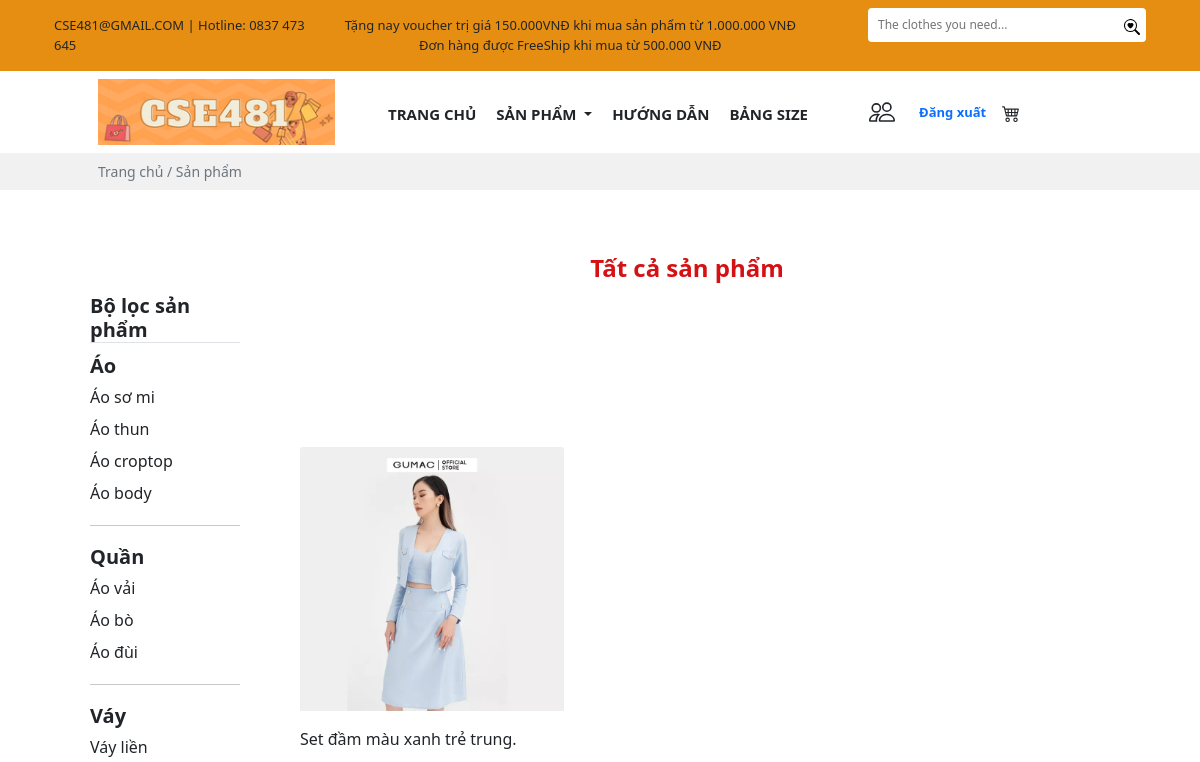
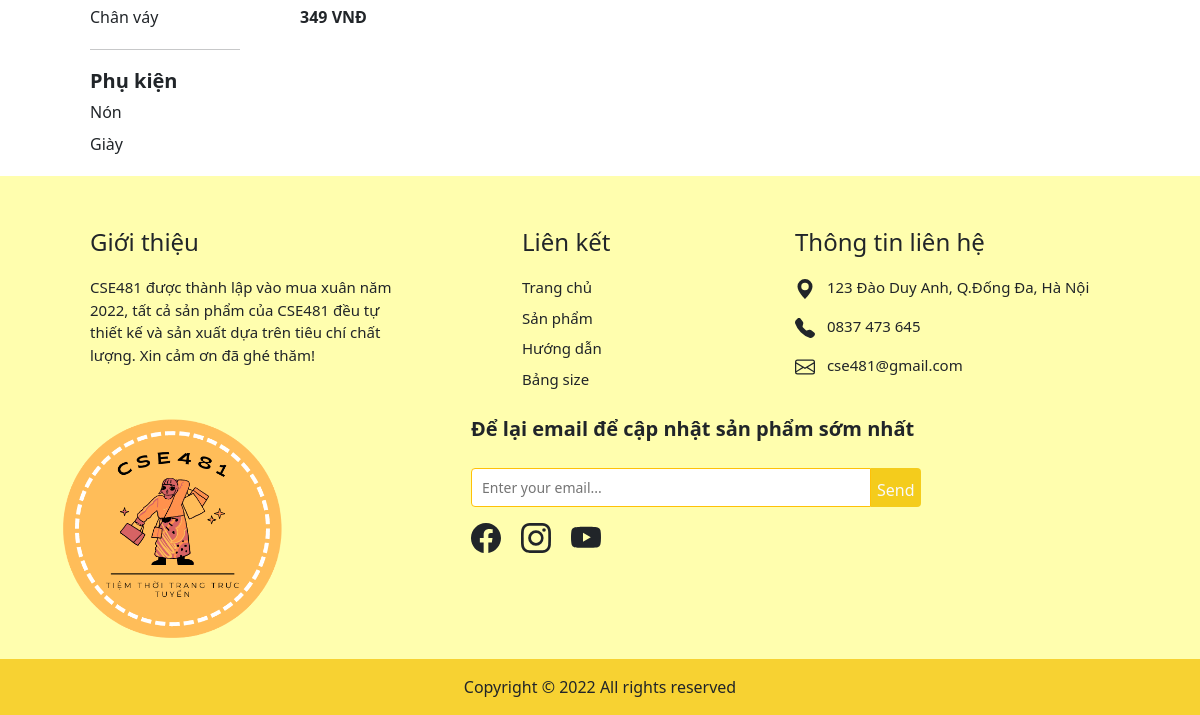
Page /product/all1.php on the earlier database version (2 pictures, top to bottom).
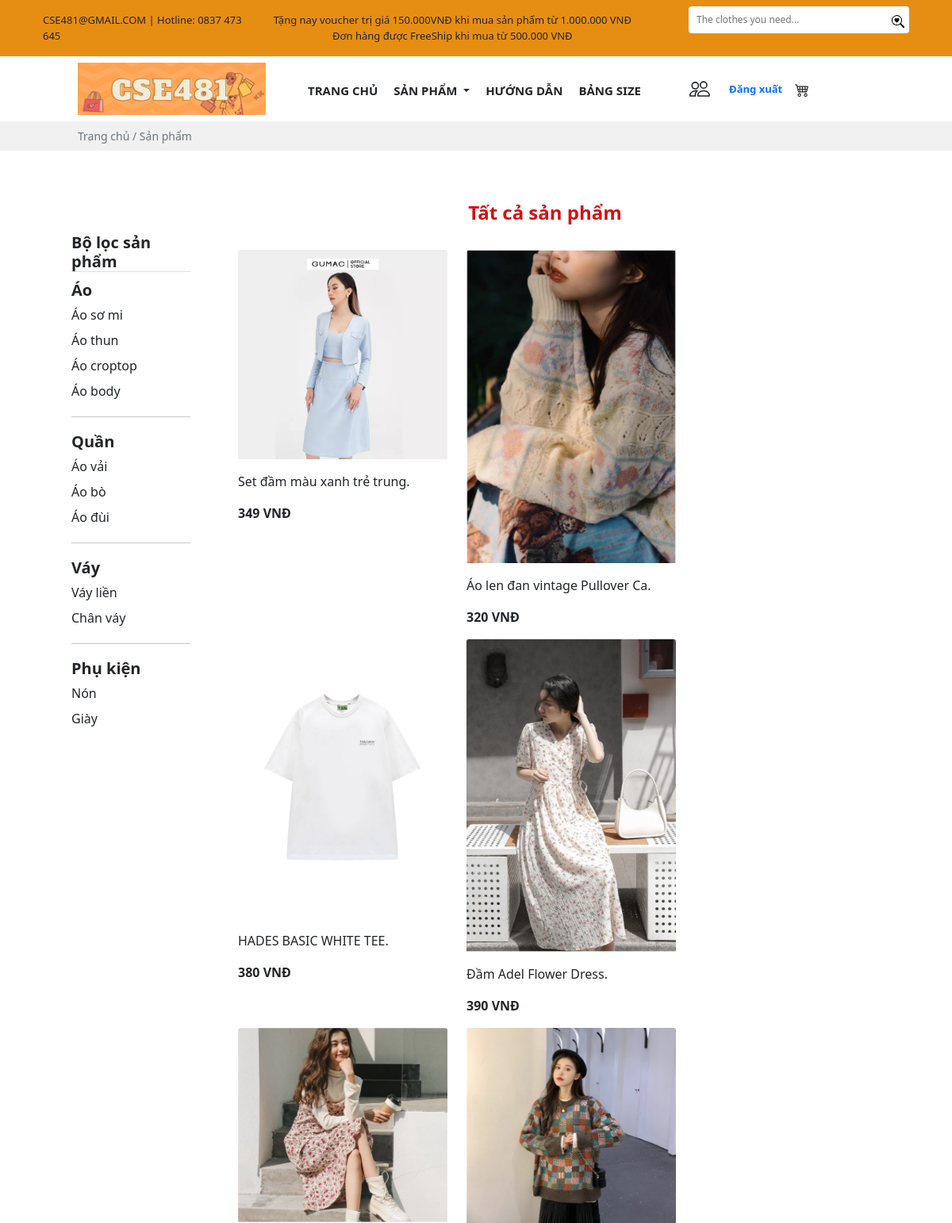
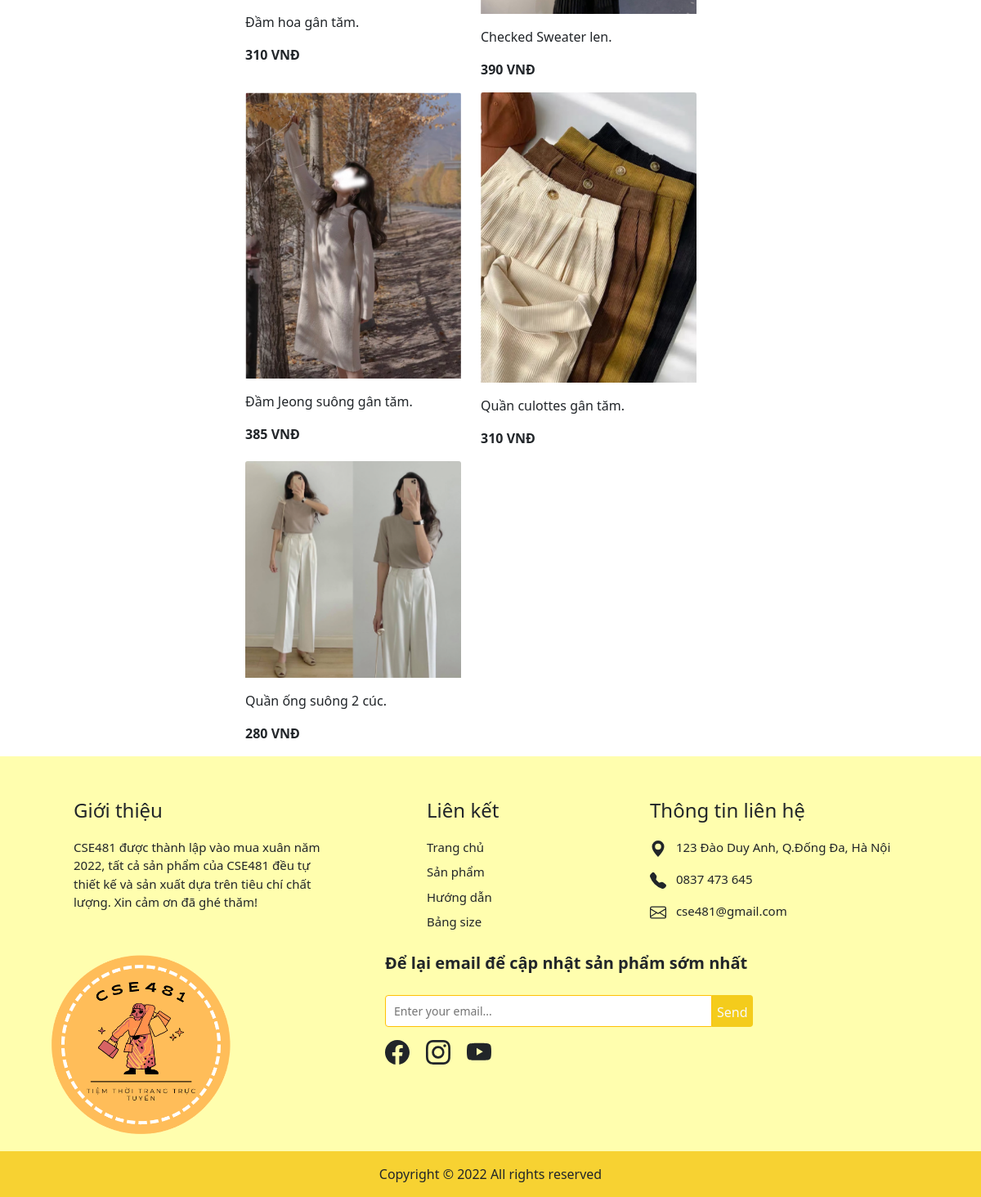
Same page on the later database version (2 pictures, top to bottom).
### tables this page shows
CREATE TABLE `sanpham` (
  `MaSP` varchar(10) NOT NULL,
  `TenSP` varchar(30) DEFAULT NULL,
  `MaLH` varchar(10) NOT NULL,
  `Giaban` varchar(30) DEFAULT NULL,
  `Gianhap` varchar(30) DEFAULT NULL,
  `Tylegiamgia` float DEFAULT NULL,
  `Soluong` int(11) DEFAULT NULL,
  `Mota` varchar(500) DEFAULT NULL,
  `Trangthai` varchar(30) DEFAULT NULL,
  `img` varchar(30) DEFAULT NULL
);

### product/all1.php (the view, shortened to what this page needs)
<?php include('../config/database.php');
?>
<!DOCTYPE html>
<html lang="en">
<head>
    <link rel="stylesheet" href="https://cdn.jsdelivr.net/npm/bootstrap-icons@1.7.2/font/bootstrap-icons.css">
    <link href="https://cdn.jsdelivr.net/npm/bootstrap@5.1.3/dist/css/bootstrap.min.css" rel="stylesheet"
>
    <link rel="stylesheet" href="https://cdnjs.cloudflare.com/ajax/libs/OwlCarousel2/2.3.4/assets/owl.carousel.min.css"
 />
    <link rel="stylesheet"
        href="https://cdnjs.cloudflare.com/ajax/libs/OwlCarousel2/2.3.4/assets/owl.theme.default.min.css"
 />
    <link rel="stylesheet" href="css/style.css">
</head>
<body>
    <div class="header">
        <div class="container-fluid" style="background:#e68e12;">
            <div class="container content">
                <div class="container">
                    <div class="row">
                        <div class="col py-3" style="font-size:13px;">
                            CSE481@GMAIL.COM | Hotline: 0837 473 645
                        </div>
                        <div class="col text-nowrap my-auto" style="font-size:13px;">
                            <p class="mb-0">
                                Tặng nay voucher trị giá 150.000VNĐ khi mua sản phẩm từ 1.000.000 VNĐ
                            </p>
                            <div class="text-center mx-auto">
                                Đơn hàng được FreeShip khi mua từ 500.000 VNĐ
                            </div>
                        </div>
                        <div class="col d-flex justify-content-end">
                            <div class="">
                                <form action="" method="GET">
                                    <div class="pt-2 ms-5 d-flex">
                                        <input class="py-2 rounded-start" type="text"
                                            style="border:none;padding-left: 10px;font-size:12px;width:250px"
                                            name="namesearch" placeholder="The clothes you need...">
                                        <button type="submit" class="border-0 rounded-0 rounded-end bg-white"> </button>
                                    </div>
                                </form>
                            </div>
                        </div>
                    </div>
                </div>
            </div>
        </div>
    </div>
    <section>
        <div class="container">
            <div class="row px-5">
                <div class="col-md-3 ">
                    <img src="img/logo-hcn.png" alt="" class="mt-2 ms-2 img-fluid">
                </div>
                <div class="col-md ps-0 mt-4">
                    <div class="row">
                        <div class="col-md">
                            <ul class="nav justify-content-center">
                                <li class="nav-item fw-bold ">
                                    <a class="nav-link link-dark pe-1" style="font-size:15px" aria-current="page"
                                        href="#">TRANG CHỦ</a>
                                </li>
                                <li class="nav-item fw-bold">
                                    <a style="font-size:15px" class="pe-1 nav-link dropdown-toggle link-dark" href="#"
                                        id="navbarDarkDropdownMenuLink" role="button" data-bs-toggle="dropdown"
                                        aria-expanded="false">
                                        SẢN PHẨM
                                    </a>
                                </li>
                                <li class="nav-item fw-bold">
                                    <a class=" pe-1 nav-link link-dark" style="font-size:15px" href="#">HƯỚNG DẪN</a>
                                </li>
                                <li class="nav-item fw-bold">
                                    <a class="pe-1 nav-link link-dark" style="font-size:15px">BẢNG SIZE</a>
                                </li>
                            </ul>
                        </div>
                        <div class="col-md-4 mt-1 d-flex">
                            <a href="../user.php?id=<?php echo $row['MaK'];?>" class="text-decoration-none link-dark">
                                <div class="d-flex">
                                </div>
                            </a>
                            <a href="" class="text-decoration-none link-dark">
                                <div class="ms-3">
                                    <p class="pt-1 fw-bold link-primary" style="font-size:13px">Đăng xuất</p>
                                </div>
                            </a>
                            <a href="../cart.php?id=<?php echo $row['MaK']?>">
                            </a>
                        </div>
                    </div>
                </div>
            </div>
        </div>
        <div class="mt-2" style="background:#f1f1f1">
            <div class="container">
                <p class="px-5 ms-2 py-2 text-muted" style="font-size:14px">Trang chủ / Sản phẩm</p>
            </div>
        </div>
    </section>
    <section>
        <div class="container">
            <div class="px-5 mt-5">
                <div class="row d-flex">
                    <div class="danhmuc col-md-2">
                        <div class="mt-5">
                            <h5 class="border-bottom fw-bold pt-2 ">
                                Bộ lọc sản phẩm</h5>
                            <ul class="text-nowrap list-unstyled">
                                <li><a class="text-decoration-none link-dark fw-bold fs-5" href="">Áo</a></li>
                                <li class="py-1"><a class="text-decoration-none link-dark" href="">Áo sơ mi</a></li>
                                <li class="py-1"><a class="text-decoration-none link-dark" href="">Áo thun</a></li>
                                <li class="py-1"><a class="text-decoration-none link-dark" href="">Áo croptop</a></li>
                                <li class="py-1"><a class="text-decoration-none link-dark" href="">Áo body</a></li>
                            </ul>
                        </div>
                        <hr>
                        <div class="">
                            <ul class="text-nowrap list-unstyled">
                                <li><a class="text-decoration-none link-dark fw-bold fs-5" href="">Quần</a></li>
                                <li class="py-1"><a class="text-decoration-none link-dark" href="">Áo vải</a></li>
                                <li class="py-1"><a class="text-decoration-none link-dark" href="">Áo bò</a></li>
                                <li class="py-1"><a class="text-decoration-none link-dark" href="">Áo đùi</a></li>
                            </ul>
                        </div>
                        <hr>
                        <div class="">
                            <ul class="text-nowrap list-unstyled">
                                <li><a class="text-decoration-none link-dark fw-bold fs-5" href="">Váy</a></li>
                                <li class="py-1"><a class="text-decoration-none link-dark" href="">Váy liền</a></li>
                                <li class="py-1"><a class="text-decoration-none link-dark" href="">Chân váy</a></li>
                            </ul>
                        </div>
                        <hr>
                        <div class="">
                            <ul class="text-nowrap list-unstyled">
                                <li><a class="text-decoration-none link-dark fw-bold fs-5" href="">Phụ kiện</a></li>
                                <li class="py-1"><a class="text-decoration-none link-dark" href="">Nón</a></li>
                                <li class="py-1"><a class="text-decoration-none link-dark" href="">Giày</a></li>
                            </ul>
                        </div>
                    </div>
                    <div class="row col-md d-flex">
                        <h4 class="mt-3 text-center fw-bold" style="color:#d61114;">
                            Tất cả sản phẩm</h4>
                        <div class="mt-4 row d-flex px-5">
                        <?php
                            $sql1 = "SELECT *, sanpham.Giaban-(sanpham.Giaban*sanpham.Tylegiamgia) as Giagiam from sanpham";
                            $res1 = mysqli_query($conn, $sql1);
                            $count1 = mysqli_num_rows($res1);
                            if($count1>0)
                            {
                                while($row=mysqli_fetch_assoc($res1))
                                {
                        ?>
                            <div class="card  border-0" style="width: 18rem;">
                                <img src="../img/<?php echo $row['img']?>" class="card-img-top" alt="...">
                                <div class="card-body px-0">
                                    <p class="card-text"><?php echo $row['TenSP']?>.</p>
                                    <p class="d-inline fw-bold"><?php echo $row['Giagiam']?> VNĐ </p>
                                </div>
                            </div>
                            <?php
                                }
                            }
                                ?>
                        </div>
                    </div>
                </div>
            </div>
    </section>
    <section style="background:#fffeae;">
        <div class="container">
            <div style="font-size:15px" class="row px-5">
                <div class="col-md-4  me-5">
                    <p class="fs-4 mt-5">Giới thiệu</p>
                    <p class="">CSE481 được thành lập vào mua xuân năm
                        2022, tất cả sản phẩm của CSE481 đều tự thiết kế và sản xuất dựa trên tiêu chí chất lượng. Xin
                        cảm ơn đã ghé thăm!</p>
                </div>
                <div class="col-md-3 me-5 ps-5">
                    <p class="fs-4 mt-5">Liên kết</p>
                    <a class="link-dark text-decoration-none" href="">
                        <p class="mb-2">Trang chủ</p>
                    </a>
                    <a class="link-dark text-decoration-none" href="">
                        <p class="mb-2">Sản phẩm</p>
                    </a>
                    <a class="link-dark text-decoration-none" href="">
                        <p class="mb-2">Hướng dẫn</p>
                    </a>
                    <a class="link-dark text-decoration-none" href="">
                        <p class="mb-2">Bảng size</p>
                    </a>
                </div>
                <div class="col-md">
                    <p class="fs-4 mt-5">Thông tin liên hệ</p>
                    <div class="">
                        <svg xmlns="http://www.w3.org/2000/svg" width="20" height="20" fill="currentColor"
                            class="bi bi-geo-alt-fill d-inline" viewBox="0 0 16 16">
                            <path
                                d="M8 16s6-5.686 6-10A6 6 0 0 0 2 6c0 4.314 6 10 6 10zm0-7a3 3 0 1 1 0-6 3 3 0 0 1 0 6z" />
                        </svg>
                        <p class="ms-2 d-inline">123 Đào Duy Anh, Q.Đống Đa, Hà Nội</p>
                    </div>
                    <div class="mt-3">
                        <p class="ms-2 d-inline">0837 473 645</p>
                    </div>
                    <div class="mt-3">
                        <p class="ms-2 d-inline">cse481@gmail.com</p>
                    </div>
                </div>
            </div>
            <div class="row">
                <div class="col-md-3 me-5">
                    <img class="img-fluid" src="../img/1.png" alt="">
                </div>
                <div class="col">
                    <div class="ms-5 mt-3 ps-5">
                        <p class="fs-5 fw-bold">Để lại email để cập nhật sản phẩm sớm nhất</p>
                        <div class="">
                            <form action="" method="GET">
                                <div class="pt-2 d-flex">
                                    <input class="py-2 border border-warning rounded-start" type="text"
                                        style="padding-left: 10px;font-size:14px;width:400px" name=""
                                        placeholder="Enter your email...">
                                    <button type="submit" style="background:#f4cc1c;"
                                        class="border-0 rounded-0 rounded-end link-light">
                                        <p class="mt-1 mb-0">Send</p>
                                    </button>
                                </div>
                            </form>
                        </div>
                        <div class="mt-3">
                            <a href="#" class="me-3 icon link-dark"></a>
                            <a href="#" class="me-3 icon link-dark"></a>
                            <a href="#" class="me-3 icon link-dark"></a>
                        </div>
                    </div>
                </div>
            </div>
        </div>
        <p class="text-center py-3 mb-0" style="background:#f7d232;">Copyright © 2022 All rights reserved</p>
    </section>
</body>
</html>

Differences in the rows shown:
added sanpham: img (picture), TenSP "Áo len đan vintage Pullover Ca", Giagiam "320"
added sanpham: img (picture), TenSP "HADES BASIC WHITE TEE", Giagiam "380"
added sanpham: img (picture), TenSP "Đầm Adel Flower Dress", Giagiam "390"
added sanpham: img (picture), TenSP "Đầm hoa gân tăm", Giagiam "310"
added sanpham: img (picture), TenSP "Checked Sweater len", Giagiam "390"
added sanpham: img (picture), TenSP "Đầm Jeong suông gân tăm", Giagiam "385"
added sanpham: img (picture), TenSP "Quần culottes gân tăm", Giagiam "310"
added sanpham: img (picture), TenSP "Quần ống suông 2 cúc", Giagiam "280"
